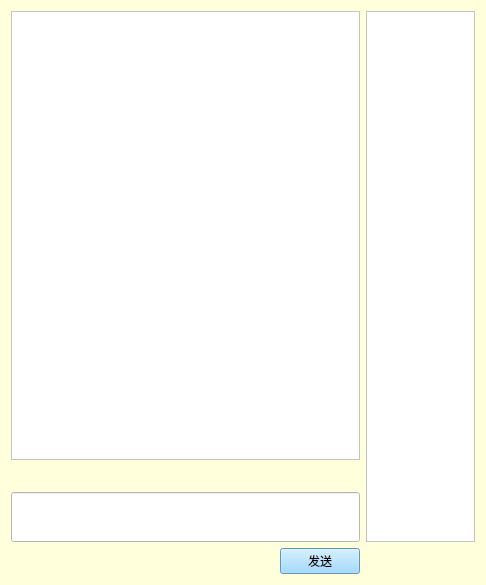
<?xml version="1.0" encoding="UTF-8"?>
<ui version="4.0">
 <class>GroupChat</class>
 <widget class="QWidget" name="GroupChat">
  <property name="geometry">
   <rect>
    <x>0</x>
    <y>0</y>
    <width>486</width>
    <height>585</height>
   </rect>
  </property>
  <property name="windowTitle">
   <string>Form</string>
  </property>
  <property name="styleSheet">
   <string notr="true">background-color: rgb(255, 255, 220);</string>
  </property>
  <layout class="QGridLayout" name="gridLayout_2">
   <item row="0" column="0">
    <layout class="QGridLayout" name="gridLayout">
     <item row="0" column="0" colspan="2">
      <widget class="QTextEdit" name="textEdit">
       <property name="minimumSize">
        <size>
         <width>349</width>
         <height>426</height>
        </size>
       </property>
       <property name="font">
        <font>
         <family>宋体</family>
         <pointsize>11</pointsize>
        </font>
       </property>
       <property name="styleSheet">
        <string notr="true">background-color: rgb(255, 255, 255);</string>
       </property>
      </widget>
     </item>
     <item row="3" column="0">
      <spacer name="horizontalSpacer">
       <property name="orientation">
        <enum>Qt::Horizontal</enum>
       </property>
       <property name="sizeHint" stdset="0">
        <size>
         <width>228</width>
         <height>20</height>
        </size>
       </property>
      </spacer>
     </item>
     <item row="3" column="2">
      <spacer name="horizontalSpacer_2">
       <property name="orientation">
        <enum>Qt::Horizontal</enum>
       </property>
       <property name="sizeHint" stdset="0">
        <size>
         <width>48</width>
         <height>20</height>
        </size>
       </property>
      </spacer>
     </item>
     <item row="2" column="0" colspan="2">
      <widget class="QLineEdit" name="lineEdit">
       <property name="minimumSize">
        <size>
         <width>349</width>
         <height>50</height>
        </size>
       </property>
       <property name="font">
        <font>
         <family>宋体</family>
         <pointsize>11</pointsize>
        </font>
       </property>
       <property name="styleSheet">
        <string notr="true">background-color: rgb(255, 255, 255);</string>
       </property>
      </widget>
     </item>
     <item row="3" column="1">
      <widget class="QPushButton" name="sendButton">
       <property name="styleSheet">
        <string notr="true">background-color: rgb(137, 208, 255);</string>
       </property>
       <property name="text">
        <string>发送</string>
       </property>
      </widget>
     </item>
     <item row="1" column="0">
      <spacer name="horizontalSpacer_3">
       <property name="orientation">
        <enum>Qt::Horizontal</enum>
       </property>
       <property name="sizeHint" stdset="0">
        <size>
         <width>40</width>
         <height>20</height>
        </size>
       </property>
      </spacer>
     </item>
     <item row="0" column="2" rowspan="3">
      <widget class="QListWidget" name="listWidget">
       <property name="minimumSize">
        <size>
         <width>100</width>
         <height>500</height>
        </size>
       </property>
       <property name="maximumSize">
        <size>
         <width>1000000</width>
         <height>1000000</height>
        </size>
       </property>
       <property name="styleSheet">
        <string notr="true">background-color: rgb(255, 255, 255);</string>
       </property>
      </widget>
     </item>
    </layout>
   </item>
  </layout>
 </widget>
 <resources/>
 <connections/>
</ui>
